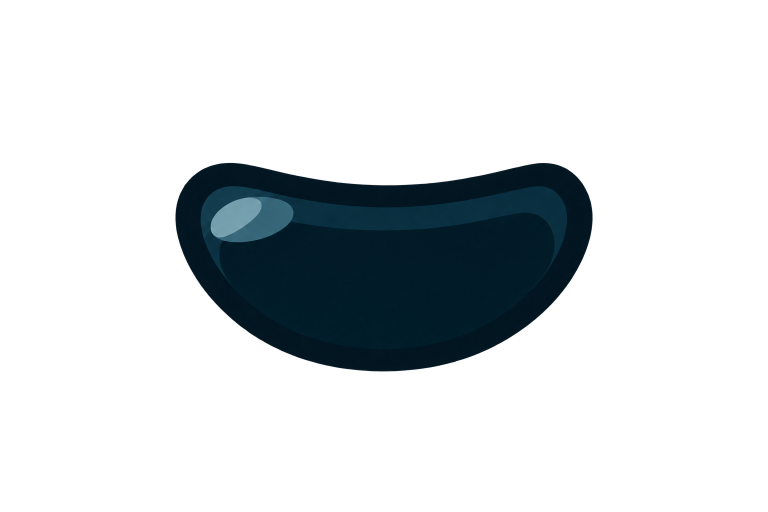
#> input picture src/assets/10_smile.png, 1536 x 1024 px, found by its file name (shown at 1/2 size)
$ python place_smile.py
#> lines starting #> are read from the running program, lines starting #| are printed output that depends on the picture
"""Place 10_smile.png like the other mouths: scaled to their width (64 px)
and centred under the nose dots at the shared mouth anchor. Writes
10_smile_placed.png next to the original.

Usage: python scripts/astra/place_smile.py
"""
import os
import numpy as np
from PIL import Image

SRC = os.path.join(os.path.dirname(os.path.dirname(os.path.dirname(os.path.abspath(__file__)))), "art-source")
NOSE_CX, MOUTH_TOP, MOUTH_W = 704, 533, 64          # same anchor as build_face.py; width of the other mouths

im = Image.open(os.path.join(SRC, "10_smile.png")).convert("RGBA")
#> im is the input picture: PIL image 1536x1024 RGBA; mean R, G, B, A 1.2, 6.8, 10.2, 43.2
a = np.array(im)[..., 3]
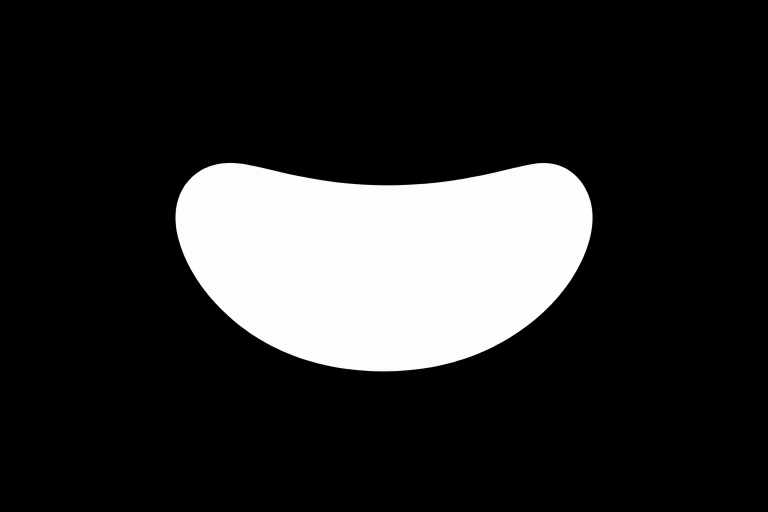
#> a: shape (1024, 1536) (shown at 1/2 size); min 0, max 254, mean 43.2
ys, xs = np.nonzero(a >= 64)
content = im.crop((xs.min(), ys.min(), xs.max() + 1, ys.max() + 1))   # drops faint stray pixels
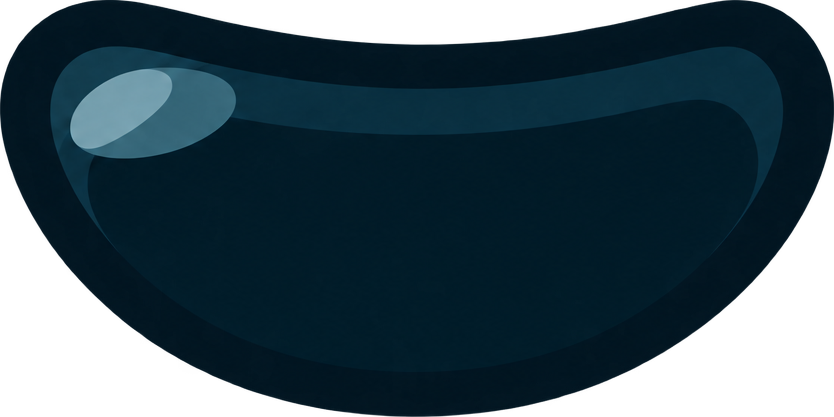
#> content: PIL image 834x417 RGBA; mean R, G, B, A 4.6, 27.1, 39, 195.2; transparent parts drawn white
s = MOUTH_W / content.width
#> s = 0.0767
content = content.convert("RGBa").resize((MOUTH_W, max(1, round(content.height * s))), Image.LANCZOS).convert("RGBA")
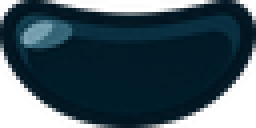
#> content: PIL image 64x32 RGBA (shown 4 times larger); mean R, G, B, A 4.5, 25.5, 36.2, 195.4; transparent parts drawn white
out = Image.new("RGBA", im.size, (0, 0, 0, 0))
#> out: PIL image 1536x1024 RGBA; every value is 0
x, y = round(NOSE_CX - content.width / 2), MOUTH_TOP + 3                # +3 matches the others' content top (536)
#> x = 672; y = 536
out.paste(content, (x, y), content)
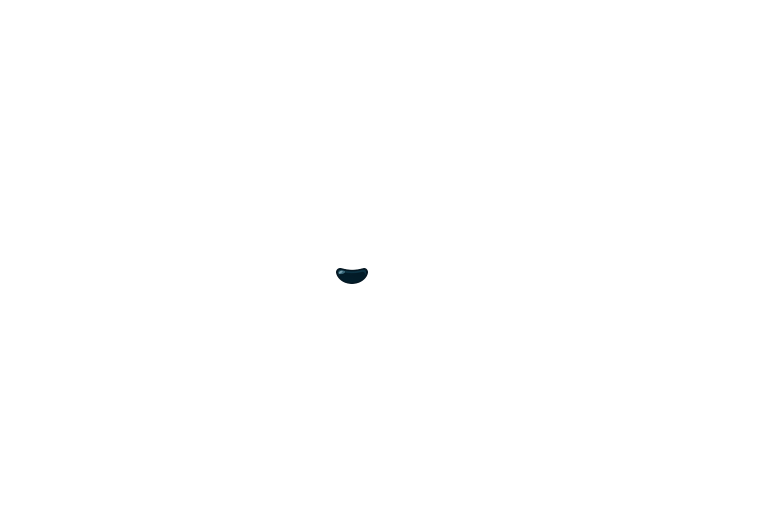
#> out: PIL image 1536x1024 RGBA (shown at 1/2 size); mean R, G, B, A 0, 0, 0, 0.2; transparent parts drawn white
out.save(os.path.join(SRC, "10_smile_placed.png"))
print(f"scale {s:.4f}  placed box {x},{y} {content.width}x{content.height}")
#| scale 0.0767  placed box 672,536 64x32
